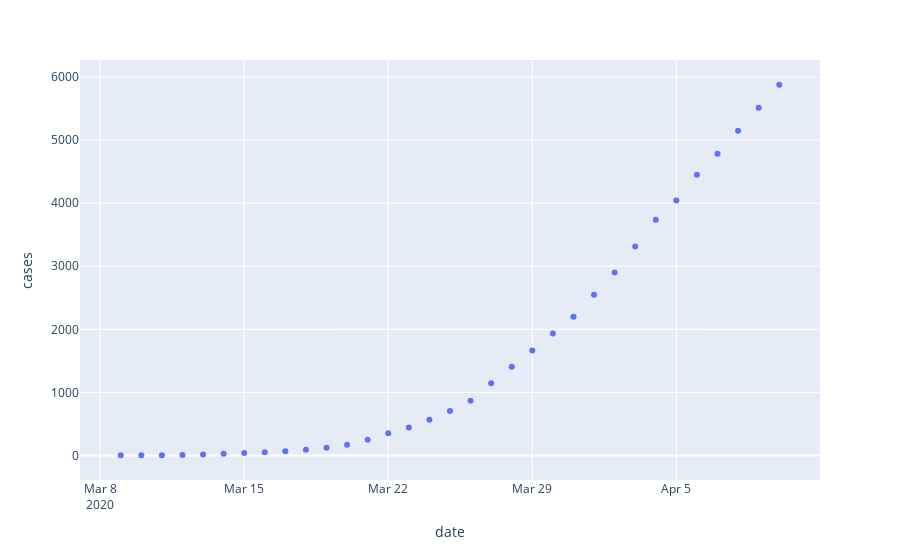

This figure's notebook cell:
### Code cell
oh = df[['date','state','cases']].query('state == "Ohio"')

px.scatter(oh, x='date', y='cases')

### Figure 1 — Plotly figure (JSON) as saved in the notebook; plotly's stock layout.template omitted (floating-point values rounded to 4 significant figures)
{"data": [{"hovertemplate": "date=%{x}<br>cases=%{y}<extra></extra>", "legendgroup": "", "marker": {"color": "#636efa", "symbol": "circle"}, "mode": "markers", "name": "", "showlegend": false, "type": "scatter", "x": ["2020-03-09", "2020-03-10", "2020-03-11", "2020-03-12", "2020-03-13", "2020-03-14", "2020-03-15", "2020-03-16", "2020-03-17", "2020-03-18", "2020-03-19", "2020-03-20", "2020-03-21", "2020-03-22", "2020-03-23", "2020-03-24", "2020-03-25", "2020-03-26", "2020-03-27", "2020-03-28", "2020-03-29", "2020-03-30", "2020-03-31", "2020-04-01", "2020-04-02", "2020-04-03", "2020-04-04", "2020-04-05", "2020-04-06", "2020-04-07", "2020-04-08", "2020-04-09", "2020-04-10"], "xaxis": "x", "y": [3, 3, 4, 5, 13, 26, 37, 50, 67, 90, 120, 169, 247, 351, 444, 564, 706, 867, 1144, 1406, 1665, 1933, 2199, 2547, 2902, 3312, 3739, 4043, 4450, 4782, 5148, 5512, 5878], "yaxis": "y"}], "layout": {"legend": {"tracegroupgap": 0}, "margin": {"t": 60}, "xaxis": {"anchor": "y", "domain": [0, 1], "title": {"text": "date"}}, "yaxis": {"anchor": "x", "domain": [0, 1], "title": {"text": "cases"}}}}
